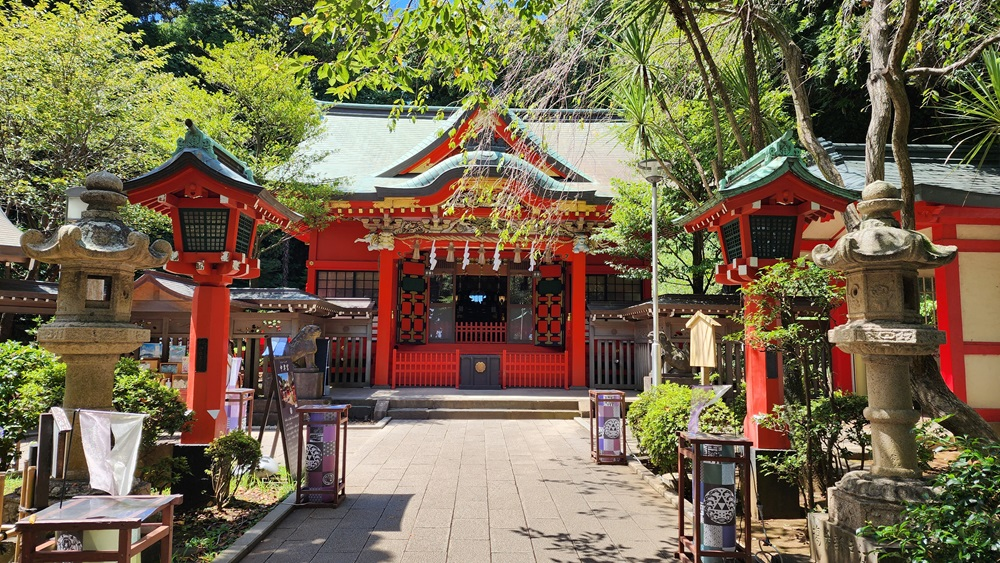
#> input picture 313551167_baseline/baseline_mosaic/test2.jpg, 1000 x 563 px
$ python cutout_mosaic.py ../baseline_mosaic/test2.jpg ../baseline_mosaic out.png
#> lines starting #> are read from the running program, lines starting #| are printed output that depends on the picture
import numpy as np
from PIL import Image
import cv2
from scipy.fft import fft2, ifft2
from scipy.optimize import linear_sum_assignment
import time
from tqdm import tqdm
import os
import multiprocessing
from multiprocessing import Pool
from functools import partial

class CutOutMosaic:
    def __init__(self, tile_size=50):
        self.tile_size = tile_size
        self.tiles = []
        self.tile_ffts = []
        self.num_processes = max(1, multiprocessing.cpu_count() - 1)

    def load_tiles(self, tiles_dir):
        """
        Load and preprocess tile images with better error handling
        """
        print("Loading tiles from:", tiles_dir)
        files = os.listdir(tiles_dir)

        with tqdm(total=len(files), desc="Processing tiles") as pbar:
            for file in files:
                if file.lower().endswith(('.jpg', '.jpeg', '.png')):
                    try:
                        img_path = os.path.join(tiles_dir, file)
                        img = cv2.imread(img_path)
                        if img is None:
                            continue

                        img = cv2.cvtColor(img, cv2.COLOR_BGR2RGB)
                        # Convert to YIQ color space
                        yiq = self.rgb_to_yiq(img)
                        yiq_resized = cv2.resize(yiq, (self.tile_size, self.tile_size))

                        self.tiles.append(yiq_resized)

                        # Compute FFT for each channel
                        ffts = []
                        for c in range(3):
                            fft = fft2(yiq_resized[:,:,c])
                            ffts.append(fft)
                        self.tile_ffts.append(ffts)

                    except Exception as e:
                        print(f"Error processing {file}: {e}")
                    pbar.update(1)

        print(f"Processed {len(self.tiles)} tiles")

    def rgb_to_yiq(self, rgb):
        """
        Convert RGB to YIQ color space using the correct transformation matrix
        from the paper
        """
        # Normalize RGB values to [0,1] range
        rgb_norm = rgb.astype(np.float32) / 255.0

        # Use the exact transformation matrix from the paper
        transform = np.array([
            [0.299, 0.587, 0.114],     # Y
            [0.596, -0.274, -0.322],   # I
            [0.211, -0.523, 0.312]     # Q
        ])

        yiq = np.zeros_like(rgb_norm)
        for i in range(3):
            yiq[:,:,i] = (transform[i,0] * rgb_norm[:,:,0] +
                         transform[i,1] * rgb_norm[:,:,1] +
                         transform[i,2] * rgb_norm[:,:,2])
        return yiq

    def yiq_to_rgb(self, yiq):
        """
        Convert YIQ back to RGB using the correct inverse transformation
        """
        # Use the exact inverse transformation matrix from the paper
        transform = np.array([
            [1.000, 0.956, 0.621],
            [1.000, -0.272, -0.647],
            [1.000, -1.105, 1.702]
        ])

        rgb = np.zeros_like(yiq)
        for i in range(3):
            rgb[:,:,i] = (transform[i,0] * yiq[:,:,0] +
                         transform[i,1] * yiq[:,:,1] +
                         transform[i,2] * yiq[:,:,2])

        # Scale back to [0,255] range and clip
        rgb = rgb * 255.0
        return np.clip(rgb, 0, 255).astype(np.uint8)

    def compute_ssd_fft(self, target_tile, source_fft):
        """
        Compute Sum of Squared Differences using FFT
        """
        target_fft = [fft2(target_tile[:,:,i]) for i in range(3)]
        ssd = 0
        for i in range(3):
            diff = target_fft[i] - source_fft[i]
            ssd += np.sum(np.abs(diff) ** 2)
        return ssd.real

    def compute_optimal_color_correction(self, target_tile, source_tile):
        """
        Compute optimal color correction parameters as described in the paper
        Returns separate scaling factors for luminance and chrominance
        """
        # Compute luminance (Y) scale factor
        y_scale = np.sum(target_tile[:,:,0] * source_tile[:,:,0]) / (np.sum(source_tile[:,:,0] ** 2) + 1e-6)

        # Compute chrominance (I,Q) scale factor
        c_scale = np.sum(target_tile[:,:,1:] * source_tile[:,:,1:]) / (np.sum(source_tile[:,:,1:] ** 2) + 1e-6)

        return np.array([y_scale, c_scale, c_scale])

    def process_tile_position(self, args):
        """
        Process a single tile position with improved color correction
        """
        i, j, target_tile = args
        costs = []

        for k, source_fft in enumerate(self.tile_ffts):
            # Compute basic SSD cost
            cost = self.compute_ssd_fft(target_tile, source_fft)

            # Apply color correction
            correction = self.compute_optimal_color_correction(target_tile, self.tiles[k])

            # Weight the cost by color correction factors
            cost = cost / (np.mean(correction) + 1e-6)
            costs.append(cost)

        return i, j, costs

    def create_mosaic(self, image_path, output_path):
        """
        Create mosaic with improved color handling and better global optimization
        """
        start_time = time.time()

        # Load and preprocess target image
        target = cv2.imread(image_path)
        if target is None:
            raise ValueError(f"Could not load image: {image_path}")

        target = cv2.cvtColor(target, cv2.COLOR_BGR2RGB)
        target_yiq = self.rgb_to_yiq(target)

        h, w = target.shape[:2]
        n_tiles_h = h // self.tile_size
        n_tiles_w = w // self.tile_size
        n_tiles = n_tiles_h * n_tiles_w

        # Prepare arguments for parallel processing
        process_args = []
        for i in range(n_tiles_h):
            for j in range(n_tiles_w):
                y1, y2 = i * self.tile_size, (i + 1) * self.tile_size
                x1, x2 = j * self.tile_size, (j + 1) * self.tile_size
                target_tile = target_yiq[y1:y2, x1:x2]
                process_args.append((i, j, target_tile))

        # Initialize cost matrix
        cost_matrix = np.zeros((n_tiles, len(self.tiles)))

        print("\nComputing matching costs using", self.num_processes, "processes...")
        with Pool(processes=self.num_processes) as pool:
            results = []
            with tqdm(total=len(process_args)) as pbar:
                for result in pool.imap_unordered(self.process_tile_position, process_args):
                    i, j, costs = result
                    tile_idx = i * n_tiles_w + j
                    cost_matrix[tile_idx] = costs
                    pbar.update(1)

        print("\nSolving assignment problem...")
        row_ind, col_ind = linear_sum_assignment(cost_matrix)

        print("\nCreating final mosaic...")
        mosaic = np.zeros_like(target)

        with tqdm(total=len(row_ind)) as pbar:
            for tile_idx, source_idx in zip(row_ind, col_ind):
                i = tile_idx // n_tiles_w
                j = tile_idx % n_tiles_w

                y1, y2 = i * self.tile_size, (i + 1) * self.tile_size
                x1, x2 = j * self.tile_size, (j + 1) * self.tile_size

                source_tile = self.tiles[source_idx].copy()
                correction = self.compute_optimal_color_correction(
                    target_yiq[y1:y2, x1:x2], source_tile)

                # Apply color correction to each channel
                for c in range(3):
                    source_tile[:,:,c] *= correction[c]

                # Convert back to RGB
                rgb_tile = self.yiq_to_rgb(source_tile)
                mosaic[y1:y2, x1:x2] = rgb_tile
                pbar.update(1)

        # Save final result
        cv2.imwrite(output_path, cv2.cvtColor(mosaic, cv2.COLOR_RGB2BGR))

        execution_time = time.time() - start_time
        print(f"\nMosaic creation completed!")
        print(f"Total execution time: {execution_time:.2f} seconds")
        print(f"                     ({execution_time/60:.2f} minutes)")
        print(f"Using {self.num_processes} processes")

def create_cutout_mosaic(image_path, tiles_dir, output_path, tile_size=50):
    mosaic = CutOutMosaic(tile_size=tile_size)
    mosaic.load_tiles(tiles_dir)
#> in load_tiles, img is the input picture: shape (563, 1000, 3); mean B, G, R 79.2, 105.9, 119.2
#> after the loop in rgb_to_yiq, `for i in range(3):`:
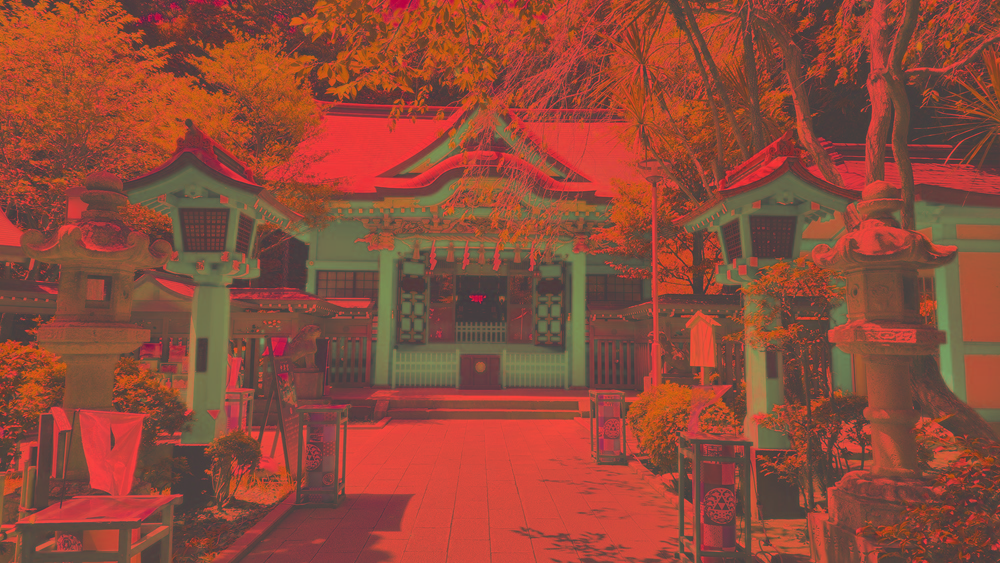
#> yiq: shape (563, 1000, 3) float32; mean R, G, B 0.419, 0.0648, -0.0216; drawn with min black and max white
#> in load_tiles, `yiq_resized = cv2.resize(yiq, (self.tile_size, self.tile_size))`:
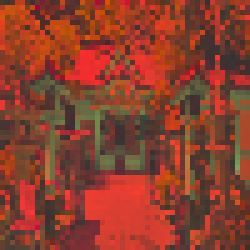
#> yiq_resized: shape (50, 50, 3) float32 (shown 5 times larger); mean R, G, B 0.418, 0.0626, -0.0215; drawn with min black and max white
#> after the loop in load_tiles, `for c in range(3):`: ffts = 3 items
#| Processed 1 tiles
    mosaic.create_mosaic(image_path, output_path)
#> after the loop in create_mosaic, `for i in range(n_tiles_h):`: process_args = 220 items
#> in create_mosaic, `cost_matrix = np.zeros((n_tiles, len(self.tiles)))`: cost_matrix = 220 values from 0 to 0
#> in process_tile_position, `i, j, target_tile = args`:
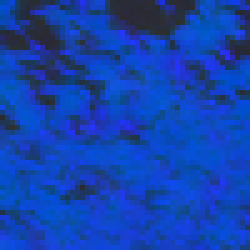
#> target_tile: shape (50, 50, 3) float32 (shown 5 times larger); mean of channels 0, 1, 2 0.617, 0.109, -0.113; drawn with min black and max white
#> in process_tile_position, `i, j, target_tile = args`: i = 0
#> in compute_ssd_fft, `target_fft = [fft2(target_tile[:,:,i]) for i in range(3)]`: target_fft = 3 items
#> in compute_ssd_fft, `ssd = 0`: ssd = 0
#> in compute_optimal_color_correction, `y_scale = np.sum(target_tile[:,:,0] * source_tile[:,:,0]) / (np.sum(so..`: y_scale = 1.08
#> in compute_optimal_color_correction, `c_scale = np.sum(target_tile[:,:,1:] * source_tile[:,:,1:]) / (np.sum(..`: c_scale = 0.693
#> the loop in create_mosaic, `for result in pool.imap_unordered(self.process_tile_position, process_..` made 220 passes
#> (result, i, j, costs) on passes 1 to 3: ((0, 0, [1365190.5]), 0, 1, [1365190.5]), ((0, 1, [1402788.8]), 0, 2, [1402788.8]), ((0, 2, [2052739.9]), 0, 3, [2052739.9])
#> pass 1, in process_tile_position (call 2), `i, j, target_tile = args`:
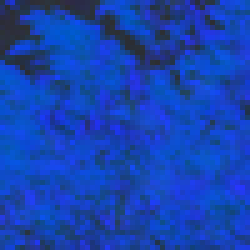
#> target_tile: shape (50, 50, 3) float32 (shown 5 times larger); mean of channels 0, 1, 2 0.62, 0.1, -0.113; drawn with min black and max white
#> after the loop in create_mosaic, `for result in pool.imap_unordered(self.process_tile_position, process_..`: cost_matrix = 220 values, max 9596282.7 at index 58, min 884329.5 at index 119, mean 2209613.3
#> in create_mosaic, `row_ind, col_ind = linear_sum_assignment(cost_matrix)`: row_ind = [119]; col_ind = [0]
#> the loop in create_mosaic, `for tile_idx, source_idx in zip(row_ind, col_ind):` made 1 pass
#> (tile_idx, source_idx, i, j, y1, y2, x1, x2) on pass 1: (119, 0, 5, 19, 250, 300, 950, 1000)
#> pass 1, in create_mosaic, `rgb_tile = self.yiq_to_rgb(source_tile)`:
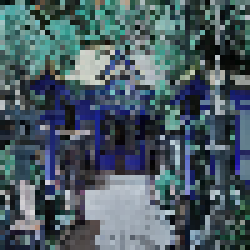
#> rgb_tile: shape (50, 50, 3) (shown 5 times larger); mean of channels 0, 1, 2 100, 91.7, 74.6; drawn as B, G, R
#> after the loop in create_mosaic, `for tile_idx, source_idx in zip(row_ind, col_ind):`:
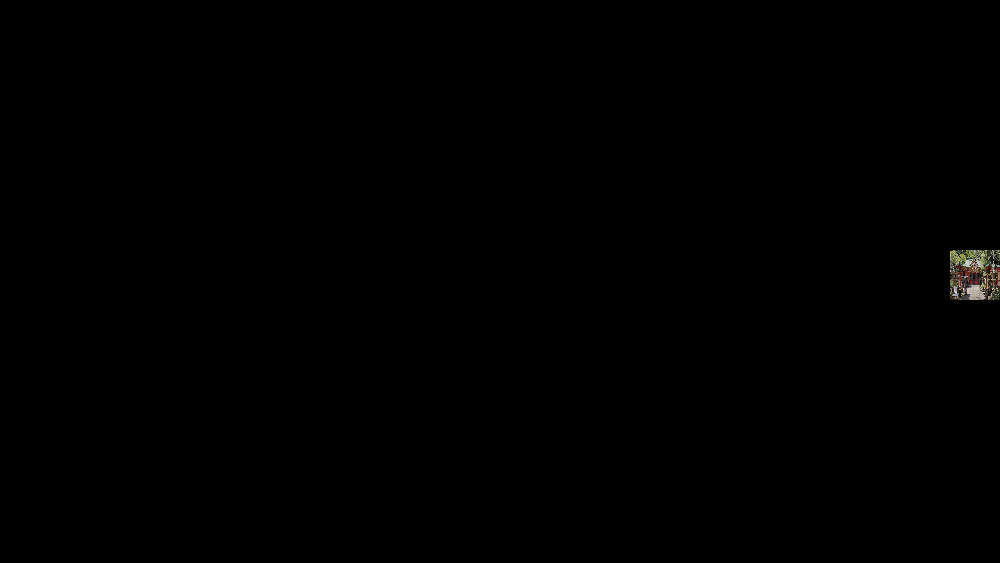
#> mosaic: shape (563, 1000, 3); mean R, G, B 0.4, 0.4, 0.3
#> after the loop in create_mosaic, `for tile_idx, source_idx in zip(row_ind, col_ind):`:
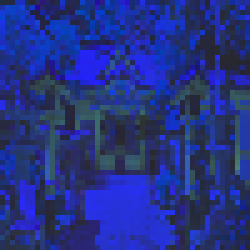
#> source_tile: shape (50, 50, 3) float32 (shown 5 times larger); mean of channels 0, 1, 2 0.364, 0.0409, -0.0141; drawn with min black and max white

if __name__ == "__main__":
    import argparse

    parser = argparse.ArgumentParser(description='Create a Cut-Out Image Mosaic')
    parser.add_argument('image', help='Path to input image')
    parser.add_argument('tiles', help='Directory containing tile images')
    parser.add_argument('output', help='Path for output mosaic')
    parser.add_argument('--tile-size', type=int, default=50, help='Size of mosaic tiles')

    args = parser.parse_args()

    create_cutout_mosaic(
        args.image,
        args.tiles,
        args.output,
        tile_size=args.tile_size
    )
